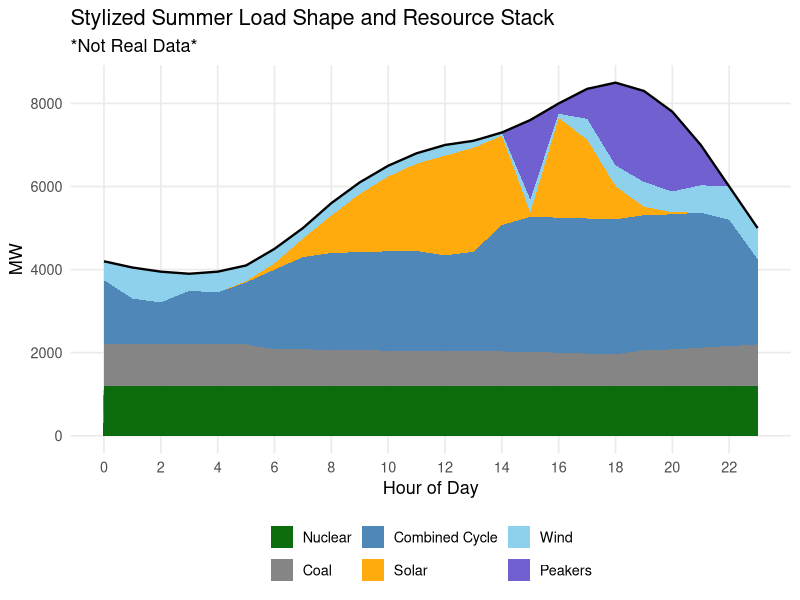
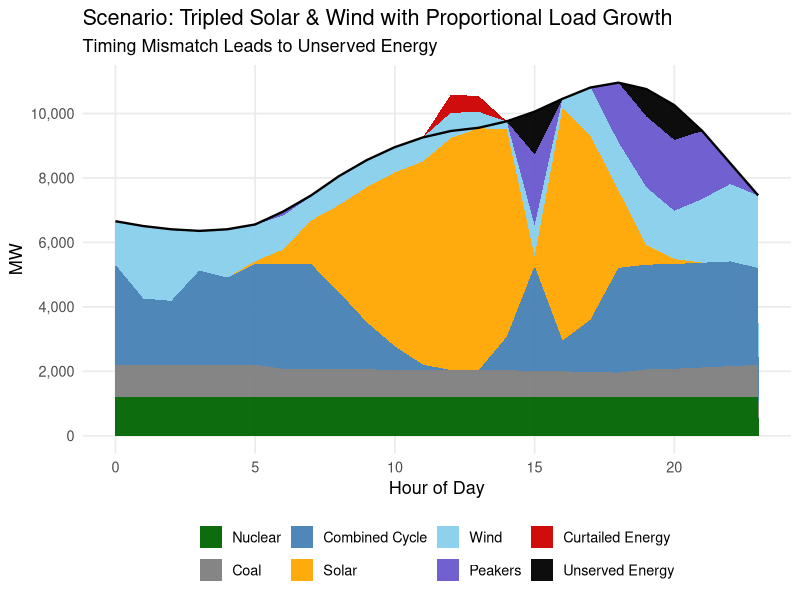

R code for these plots, in order:
library(tidyverse)

hrs <- 0:23

df <- tibble(
  hour = hrs,
  load = c(4200, 4050, 3950, 3900, 3950, 4100,
           4500, 5000, 5600, 6100, 6500, 6800,
           7000, 7100, 7300, 7600, 8000, 8350,
           8500, 8300, 7800, 7000, 6000, 5000),
  nuclear = rep(1200, 24),
  coal = c(1000, 1000, 1000, 1000, 1000, 1000,
           880, 880, 870, 860, 850, 850,
           840, 840, 830, 820, 800, 780,
           760, 860, 880, 920, 960, 1000),
  solar = c(0, 0, 0, 0, 0, 30,
            150, 450, 900, 1400, 1800, 2100,
            2400, 2500, 2150, 100, 2400, 1900,
            800, 200, 50, 0, 0, 0),
  wind = c(450, 750, 740, 410, 500, 380,
           350, 250, 300, 280, 260, 250,
           260, 170, 80, 320, 100, 500,
           500, 600, 500, 660, 800, 750)
) %>%
  mutate(
    residual_after_basics = load - (nuclear + coal + solar + wind),
    gas_cc = pmax(0, pmin(residual_after_basics, 3250)),
    gas_peaker = pmax(0, residual_after_basics - gas_cc)
  )

plot_df <- df %>%
  pivot_longer(
    cols = c(nuclear, coal, gas_cc, solar, wind, gas_peaker),
    names_to = "resource",
    values_to = "mw"
  ) %>%
  mutate(
    resource = factor(
      resource,
      levels = c("nuclear", "coal", "gas_cc", "solar", "wind", "gas_peaker"),
      labels = c("Nuclear", "Coal", "Combined Cycle", "Solar", "Wind", "Peakers")
    )
  ) %>%
  arrange(hour, resource)

ggplot(plot_df, aes(x = hour, y = mw, fill = resource, group = resource)) +
  geom_area(position = position_stack(reverse = TRUE), alpha = 0.95) +
  geom_line(
    data = df,
    aes(x = hour, y = load),
    inherit.aes = FALSE,
    linewidth = 0.8,
    color = "black"
  ) +
  scale_fill_manual(
    values = c(
      "Nuclear" = "darkgreen",
      "Coal" = "gray50",
      "Combined Cycle" = "steelblue",
      "Solar" = "orange",
      "Wind" = "skyblue",
      "Peakers" = "slateblue3"
    ),
    breaks = c("Nuclear", "Coal", "Combined Cycle", "Solar", "Wind", "Peakers")
  ) +
  scale_x_continuous(breaks = seq(0, 23, by = 2)) +
  labs(
    x = "Hour of Day",
    y = "MW",
    fill = NULL,
    title = "Stylized Summer Load Shape and Resource Stack",
    subtitle = "*Not Real Data*"
  ) +
  theme_minimal(base_size = 13) +
  theme(
    legend.position = "bottom",
    panel.grid.minor = element_blank()
  )

df2 <- df %>%
  mutate(
    solar_new = 3 * solar,
    wind_new  = 3 * wind
  )

# Calculate total added renewable energy
extra_energy <- sum(df2$solar_new + df2$wind_new - (df$solar + df$wind))

# Spread evenly across hours
extra_per_hour <- extra_energy / 24

df2 <- df2 %>%
  mutate(
    load_new = load + extra_per_hour
  )

df2 <- df2 %>%
  mutate(
    residual = load_new - (nuclear + coal + solar_new + wind_new),
    
    # Combined cycle capped
    gas_cc_new = pmax(0, pmin(residual, 3250)),
    
    residual_after_cc = residual - gas_cc_new,
    
    # Peakers capped
    gas_peaker_new = pmax(0, pmin(residual_after_cc, 2200)),
    
    # Anything left is unserved
    unserved = pmax(0, residual_after_cc - gas_peaker_new)
  )

df2 <- df2 %>%
  mutate(
    total_gen = nuclear + coal + solar_new + wind_new,
    curtailment = pmax(0, total_gen - load_new)
  )

plot_df2 <- df2 %>%
  select(hour, nuclear, coal, gas_cc_new, solar_new, wind_new, gas_peaker_new, unserved, curtailment) %>%
  pivot_longer(
    cols = -hour,
    names_to = "resource",
    values_to = "mw"
  ) %>%
  mutate(
    resource = factor(
      resource,
      levels = c("nuclear", "coal", "gas_cc_new", "solar_new", "wind_new", "gas_peaker_new", "curtailment", "unserved"),
      labels = c("Nuclear", "Coal", "Combined Cycle", "Solar", "Wind", "Peakers", "Curtailed Energy", "Unserved Energy")
    )
  )

ggplot(plot_df2, aes(x = hour, y = mw, fill = resource)) +
  geom_area(position = position_stack(reverse = TRUE), alpha = 0.95) +
  
  geom_line(
    data = df2,
    aes(x = hour, y = load_new),
    inherit.aes = FALSE,
    linewidth = 0.8,
    color = "black"
  ) +
  
  scale_fill_manual(values = c(
    "Nuclear" = "darkgreen",
    "Coal" = "gray50",
    "Combined Cycle" = "steelblue",
    "Solar" = "orange",
    "Wind" = "skyblue",
    "Peakers" = "slateblue3",
    "Curtailed Energy" = "red3",
    "Unserved Energy" = "black"
  )) +
  
  labs(
    x = "Hour of Day",
    y = "MW",
    subtitle = "Timing Mismatch Leads to Unserved Energy",
    title = "Scenario: Tripled Solar & Wind with Proportional Load Growth",
    fill = NULL
  ) +
  scale_y_continuous(
    breaks = seq(0, 12000, by = 2000),
    labels = scales::comma
  ) +
  theme_minimal(base_size = 13) +
  theme(
    legend.position = "bottom",
    panel.grid.minor = element_blank()
  )
  
